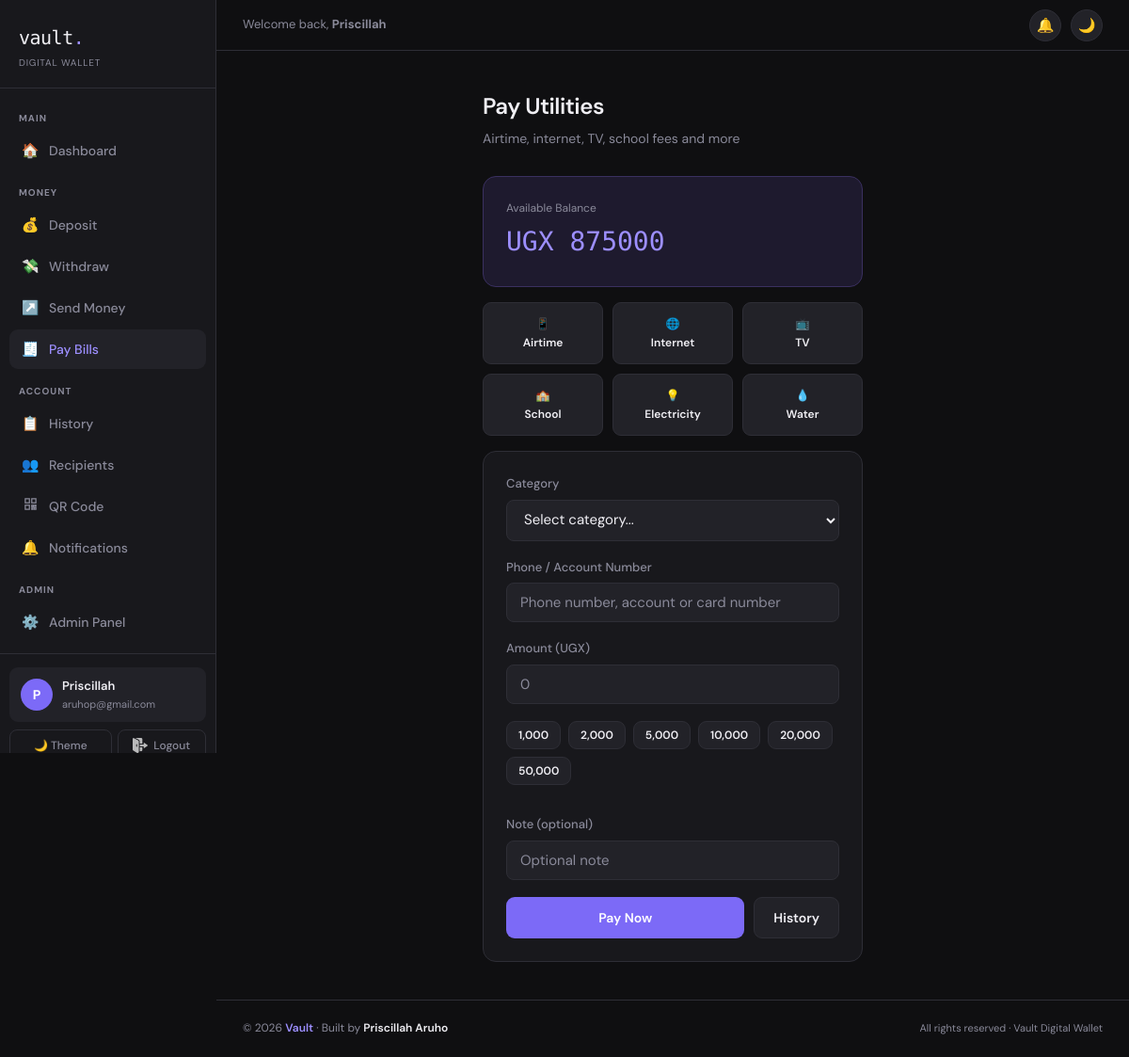
Before: /utilities/ (signed in) with the older database file.
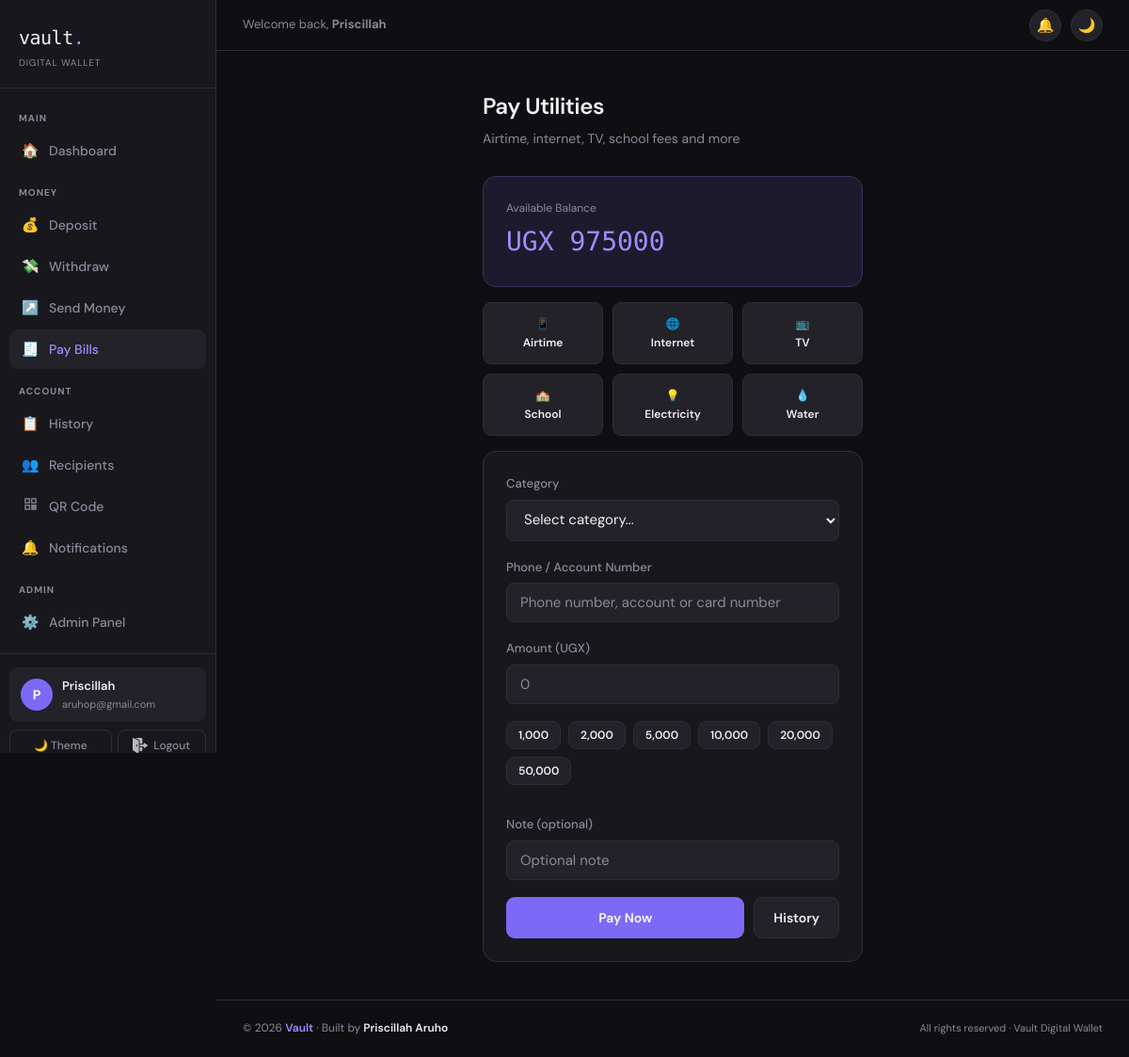
After: the same page with the newer database file.
### wallet/models.py (models this page shows, shortened)
class Wallet(models.Model):
    user = models.OneToOneField(User, on_delete=models.CASCADE, related_name='wallet')
    balance = models.DecimalField(max_digits=12, decimal_places=2, default=0.00)
    currency = models.CharField(max_length=3, default='UGX')
    created_at = models.DateTimeField(auto_now_add=True)
    updated_at = models.DateTimeField(auto_now=True)

### wallet/views.py (the view)
# urls.py: path('utilities/', views.utilities, name='utilities'),
@login_required
def utilities(request):
    wallet = request.user.wallet
    if request.method == 'POST':
        form = UtilityPaymentForm(request.POST)
        if form.is_valid():
            category = form.cleaned_data['category']
            provider = form.cleaned_data['provider']
            account_number = form.cleaned_data['account_number']
            amount = form.cleaned_data['amount']
            note = form.cleaned_data.get('note', '')
            if wallet.balance < amount:
                messages.error(request, 'Insufficient balance.')
            else:
                with db_transaction.atomic():
                    wallet.balance -= amount
                    wallet.save()
                    UtilityPayment.objects.create(
                        wallet=wallet,
                        category=category,
                        provider=provider,
                        account_number=account_number,
                        amount=amount,
                        note=note,
                        status='completed',
                    )
                    Transaction.objects.create(
                        wallet=wallet,
                        transaction_type='withdrawal',
                        amount=amount,
                        description=f'{provider} {category} — {account_number}',
                        status='completed',
                    )
                messages.success(request, f'UGX {amount:,.0f} paid to {provider} successfully.')
                return redirect('utility_history')
    else:
        form = UtilityPaymentForm()
    return render(request, 'wallet/utilities.html', {'form': form, 'wallet': wallet})

### wallet/forms.py
class UtilityPaymentForm(forms.Form):
    CATEGORY_CHOICES = [
        ('', 'Select category...'),
        ('airtime', 'Airtime'),
        ('internet', 'Internet'),
        ('tv', 'TV Subscription'),
        ('school', 'School Fees'),
        ('electricity', 'Electricity'),
        ('water', 'Water'),
    ]
    category = forms.ChoiceField(choices=CATEGORY_CHOICES)
    provider = forms.CharField(max_length=50,
                               widget=forms.TextInput(attrs={'placeholder': 'e.g. MTN, DSTV...'}))
    account_number = forms.CharField(max_length=100,
                                     widget=forms.TextInput(attrs={'placeholder': 'Phone number, account or card number'}))
    amount = forms.DecimalField(min_value=1, max_digits=10, decimal_places=2,
                                widget=forms.NumberInput(attrs={'placeholder': '0', 'step': '1'}))
    note = forms.CharField(max_length=255, required=False,
                           widget=forms.TextInput(attrs={'placeholder': 'Optional note'}))

### templates/wallet/utilities.html (shortened to what this page needs)
{% extends 'wallet/base.html' %}
{% block content %}
<div class="page-sm">
  <div class="page-header">
    <h1>Pay Utilities</h1>
    <p>Airtime, internet, TV, school fees and more</p>
  </div>
  <div class="card" style="margin-bottom:16px; background:#1e1a2e; border-color:#3a3060;">
    <div style="font-size:12px; color:var(--muted); margin-bottom:4px;">Available Balance</div>
    <div style="font-family:var(--mono); font-size:28px; font-weight:500;" class="text-accent">UGX {{ wallet.balance|floatformat:0 }}</div>
  </div>
  <div style="display:grid; grid-template-columns:repeat(3,1fr); gap:10px; margin-bottom:16px;">
    <button onclick="setCategory('airtime')" class="btn btn-ghost" style="flex-direction:column; padding:14px 8px; font-size:12px; gap:4px;">
      📱<span>Airtime</span>
    </button>
    <button onclick="setCategory('internet')" class="btn btn-ghost" style="flex-direction:column; padding:14px 8px; font-size:12px; gap:4px;">
      🌐<span>Internet</span>
    </button>
    <button onclick="setCategory('tv')" class="btn btn-ghost" style="flex-direction:column; padding:14px 8px; font-size:12px; gap:4px;">
      📺<span>TV</span>
    </button>
    <button onclick="setCategory('school')" class="btn btn-ghost" style="flex-direction:column; padding:14px 8px; font-size:12px; gap:4px;">
      🏫<span>School</span>
    </button>
    <button onclick="setCategory('electricity')" class="btn btn-ghost" style="flex-direction:column; padding:14px 8px; font-size:12px; gap:4px;">
      💡<span>Electricity</span>
    </button>
    <button onclick="setCategory('water')" class="btn btn-ghost" style="flex-direction:column; padding:14px 8px; font-size:12px; gap:4px;">
      💧<span>Water</span>
    </button>
  </div>
  <div class="card">
    <form method="post" id="utilityForm">
      <div class="form-group">
        <label>Category</label>
        <select name="category" id="categorySelect" style="width:100%; background:var(--surface2); border:1px solid var(--border);
          border-radius:8px; padding:10px 14px; color:var(--text); font-family:var(--sans); font-size:15px; outline:none;">
          <option value="">Select category...</option>
        </select>
      </div>
      <div class="form-group">
        <label id="accountLabel">Phone / Account Number</label>
        {{ form.account_number }}
      </div>
      <div class="form-group">
        <label>Amount (UGX)</label>
        {{ form.amount }}
      </div>
      <div style="display:flex; gap:8px; margin-bottom:16px; flex-wrap:wrap;">
       <div style="display:flex; gap:8px; margin-bottom:16px; flex-wrap:wrap;">
  <button type="button" onclick="setAmount('1000')" class="btn btn-ghost" style="font-size:12px; padding:6px 12px;">1,000</button>
  <button type="button" onclick="setAmount('2000')" class="btn btn-ghost" style="font-size:12px; padding:6px 12px;">2,000</button>
  <button type="button" onclick="setAmount('5000')" class="btn btn-ghost" style="font-size:12px; padding:6px 12px;">5,000</button>
  <button type="button" onclick="setAmount('10000')" class="btn btn-ghost" style="font-size:12px; padding:6px 12px;">10,000</button>
  <button type="button" onclick="setAmount('20000')" class="btn btn-ghost" style="font-size:12px; padding:6px 12px;">20,000</button>
  <button type="button" onclick="setAmount('50000')" class="btn btn-ghost" style="font-size:12px; padding:6px 12px;">50,000</button>
</div>
      </div>
      <div class="form-group">
        <label>Note (optional)</label>
        {{ form.note }}
      </div>
      <div style="display:flex; gap:10px; margin-top:8px;">
        <button type="submit" class="btn btn-primary btn-full">Pay Now</button>
        <a href="{% url 'utility_history' %}" class="btn btn-ghost">History</a>
      </div>
    </form>
  </div>
</div>
{% endblock %}

Changed rows visible on the page:
changed Wallet: balance "875000" → "975000"
